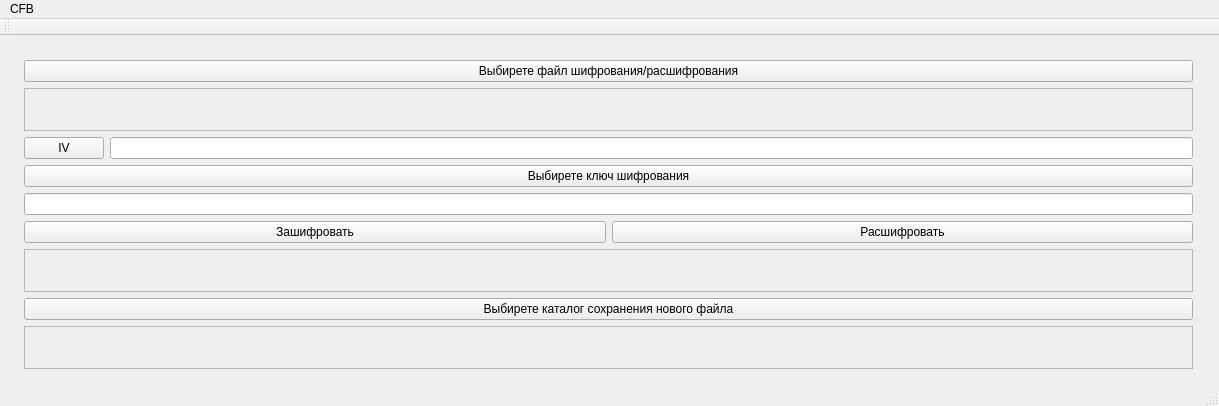
<?xml version="1.0" encoding="UTF-8"?>
<ui version="4.0">
 <class>MainWindow</class>
 <widget class="QMainWindow" name="MainWindow">
  <property name="geometry">
   <rect>
    <x>0</x>
    <y>0</y>
    <width>1219</width>
    <height>406</height>
   </rect>
  </property>
  <property name="windowTitle">
   <string>MainWindow</string>
  </property>
  <widget class="QWidget" name="centralWidget">
   <widget class="QWidget" name="">
    <property name="geometry">
     <rect>
      <x>13</x>
      <y>13</y>
      <width>1191</width>
      <height>331</height>
     </rect>
    </property>
    <layout class="QGridLayout" name="gridLayout">
     <item row="0" column="0" colspan="2">
      <widget class="QPushButton" name="pushButton">
       <property name="layoutDirection">
        <enum>Qt::LeftToRight</enum>
       </property>
       <property name="text">
        <string>Выбирете файл шифрования/расшифрования</string>
       </property>
      </widget>
     </item>
     <item row="2" column="0">
      <widget class="QPushButton" name="pushButton_6">
       <property name="text">
        <string>IV</string>
       </property>
      </widget>
     </item>
     <item row="2" column="1">
      <widget class="QLineEdit" name="lineEdit">
       <property name="layoutDirection">
        <enum>Qt::LeftToRight</enum>
       </property>
      </widget>
     </item>
     <item row="3" column="0" colspan="2">
      <widget class="QPushButton" name="pushButton_2">
       <property name="text">
        <string>Выбирете ключ шифрования</string>
       </property>
      </widget>
     </item>
     <item row="4" column="0" colspan="2">
      <widget class="QLineEdit" name="lineEdit_2">
       <property name="layoutDirection">
        <enum>Qt::LeftToRight</enum>
       </property>
      </widget>
     </item>
     <item row="5" column="0" colspan="2">
      <layout class="QHBoxLayout" name="horizontalLayout">
       <item>
        <widget class="QPushButton" name="pushButton_4">
         <property name="text">
          <string>Зашифровать</string>
         </property>
        </widget>
       </item>
       <item>
        <widget class="QPushButton" name="pushButton_5">
         <property name="text">
          <string>Расшифровать</string>
         </property>
        </widget>
       </item>
      </layout>
     </item>
     <item row="7" column="0" colspan="2">
      <widget class="QPushButton" name="pushButton_3">
       <property name="text">
        <string>Выбирете каталог сохранения нового файла</string>
       </property>
      </widget>
     </item>
     <item row="1" column="0" colspan="2">
      <widget class="QLabel" name="label">
       <property name="enabled">
        <bool>true</bool>
       </property>
       <property name="frameShape">
        <enum>QFrame::StyledPanel</enum>
       </property>
       <property name="text">
        <string/>
       </property>
       <property name="textFormat">
        <enum>Qt::RichText</enum>
       </property>
       <property name="alignment">
        <set>Qt::AlignCenter</set>
       </property>
       <property name="wordWrap">
        <bool>true</bool>
       </property>
      </widget>
     </item>
     <item row="6" column="0" colspan="2">
      <widget class="QLabel" name="label_4">
       <property name="frameShape">
        <enum>QFrame::StyledPanel</enum>
       </property>
       <property name="text">
        <string/>
       </property>
       <property name="textFormat">
        <enum>Qt::RichText</enum>
       </property>
       <property name="alignment">
        <set>Qt::AlignCenter</set>
       </property>
       <property name="wordWrap">
        <bool>true</bool>
       </property>
      </widget>
     </item>
     <item row="8" column="0" colspan="2">
      <widget class="QLabel" name="label_3">
       <property name="frameShape">
        <enum>QFrame::StyledPanel</enum>
       </property>
       <property name="frameShadow">
        <enum>QFrame::Plain</enum>
       </property>
       <property name="text">
        <string/>
       </property>
       <property name="textFormat">
        <enum>Qt::RichText</enum>
       </property>
       <property name="alignment">
        <set>Qt::AlignCenter</set>
       </property>
       <property name="wordWrap">
        <bool>true</bool>
       </property>
      </widget>
     </item>
    </layout>
   </widget>
  </widget>
  <widget class="QMenuBar" name="menuBar">
   <property name="geometry">
    <rect>
     <x>0</x>
     <y>0</y>
     <width>1219</width>
     <height>22</height>
    </rect>
   </property>
   <widget class="QMenu" name="menuCFB">
    <property name="title">
     <string>CFB</string>
    </property>
   </widget>
   <addaction name="menuCFB"/>
  </widget>
  <widget class="QToolBar" name="mainToolBar">
   <attribute name="toolBarArea">
    <enum>TopToolBarArea</enum>
   </attribute>
   <attribute name="toolBarBreak">
    <bool>false</bool>
   </attribute>
  </widget>
  <widget class="QStatusBar" name="statusBar"/>
 </widget>
 <layoutdefault spacing="6" margin="11"/>
 <resources/>
 <connections/>
</ui>
